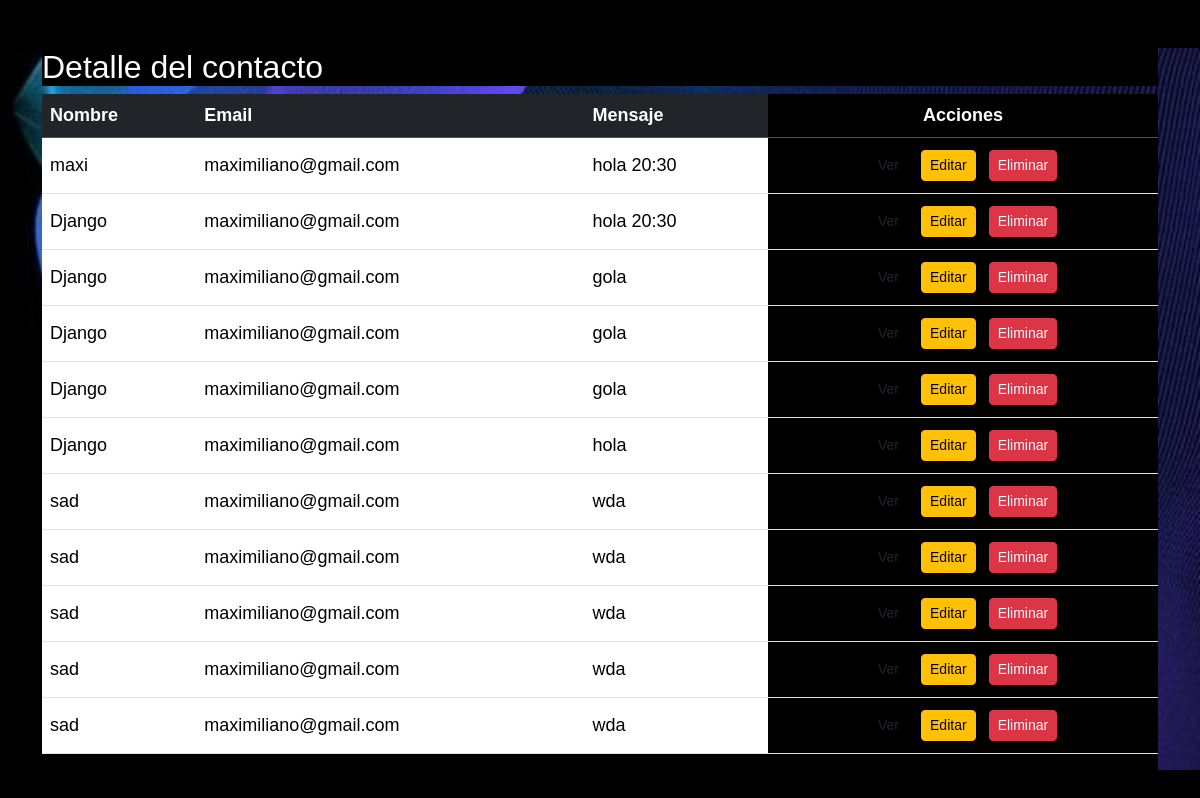
Screenshot of /contactos/ (signed in) with the database file from the repository.
### myportfolio/models.py (models this page shows, shortened)
class Contacto(models.Model):
    nombre = models.CharField(max_length=100)
    email = models.EmailField()
    mensaje = models.TextField()
    mensaje_cifrado = models.TextField()
    fecha = models.DateTimeField(auto_now_add=True)#envie la hora cuando aprieta el boton

### myportfolio/views.py (the view)
# urls.py: path('contactos/', views.contacto_listar, name="contacto_lista"),
@login_required
def contacto_listar (request):
    contactos = Contacto.objects.all()
    return render( request, 'myportfolio/contacto_lista.html',{'contactos': contactos})

### myportfolio/templates/myportfolio/contacto_lista.html (shortened to what this page needs)
{% extends 'base_generic.html' %}
{% block content %}
    <div class="container mt-5" >
        <h2> Detalle del contacto </h2>
        <div class="table-responsive">
            <table class="table table-hover align-middle">
                <thead class="table-dark">
                    <tr>
                        <th scope="col">Nombre</th>
                        <th scope="col">Email</th>
                        <th scope="col">Mensaje</th>
                        <th scope="col" class="text-center">Acciones</th>
                    </tr>
                </thead>
                <tbody>
                    {% for contacto in contactos %}
                    <tr>
                        <td>{{  contacto.nombre}}</td>
                        <td>{{  contacto.email}}</td>
                        <td>{{  contacto.mensaje}}</td>
                        <td class="text-center">
                            <a href="{% url 'contacto_detalle' contacto.pk %}" class="btn btn-input btn-sm m-1">Ver</a>
                            <a href="{% url 'contacto_editar' contacto.pk %}" class="btn btn-warning btn-sm m-1">Editar</a>
                            <form method="POST" action=" {% url 'contacto_eliminar' contacto.pk %}"
                             style="display: inline;">
                            <button type="submit" class="btn btn-danger btn-sm m-1">Eliminar</button>
                            </form>
                        </td>
                    </tr>
                    {% endfor %}
                </tbody>
            </table>
        </div>
    </div>
{% endblock %}

### myportfolio/static/css/styles.css (style rules this page uses)
* { background-color: black; color: aliceblue; }
.container, .card-title, .card-text, .text-start, .text-center, .text-end, .text-sm-end, .text-md-end, .text-lg-end, .text-xl-end, .text-xxl-end { color: white; font-family:'Gill Sans', 'Gill Sans MT', Calibri, 'Trebuchet MS', sans-serif; }
body { background-color: black; }
body { background-image: url( ../img/pp.jpg ); background-size: cover; background-position: center; animation: animateBackground 30s linear infinite; }
.container { margin-top: 80px; font-family: 'Gill Sans', 'Gill Sans MT', Calibri, 'Trebuchet MS', sans-serif; font-size: large; }
.projects, .container,.row, .contenido, .proyecto , .text-center , .titlecont , .descripcion , .col-md-6, .col-md-3 , .contcol ,.contactForm ,.col ,.form-label ,.footer , .navbar-brand, .fa-solid ,.contact111, .contact, .contactonuevo1, .mb-3, .form-label, .ult { background-color: transparent !important; }
.btn { transition: transform 0.3s ease; }
@media screen and (max-width:1328px) { .container { background-color: black; background-position: 50%; } }

### rows the page displays
Contacto: nombre "maxi", email "maximiliano@gmail.com", mensaje "hola 20:30"
Contacto: nombre "Django", email "maximiliano@gmail.com", mensaje "hola 20:30"
Contacto: nombre "Django", email "maximiliano@gmail.com", mensaje "gola"
Contacto: nombre "Django", email "maximiliano@gmail.com", mensaje "gola"
Contacto: nombre "Django", email "maximiliano@gmail.com", mensaje "gola"
Contacto: nombre "Django", email "maximiliano@gmail.com", mensaje "hola"
Contacto: nombre "sad", email "maximiliano@gmail.com", mensaje "wda"
Contacto: nombre "sad", email "maximiliano@gmail.com", mensaje "wda"
Contacto: nombre "sad", email "maximiliano@gmail.com", mensaje "wda"
Contacto: nombre "sad", email "maximiliano@gmail.com", mensaje "wda"
Contacto: nombre "sad", email "maximiliano@gmail.com", mensaje "wda"
